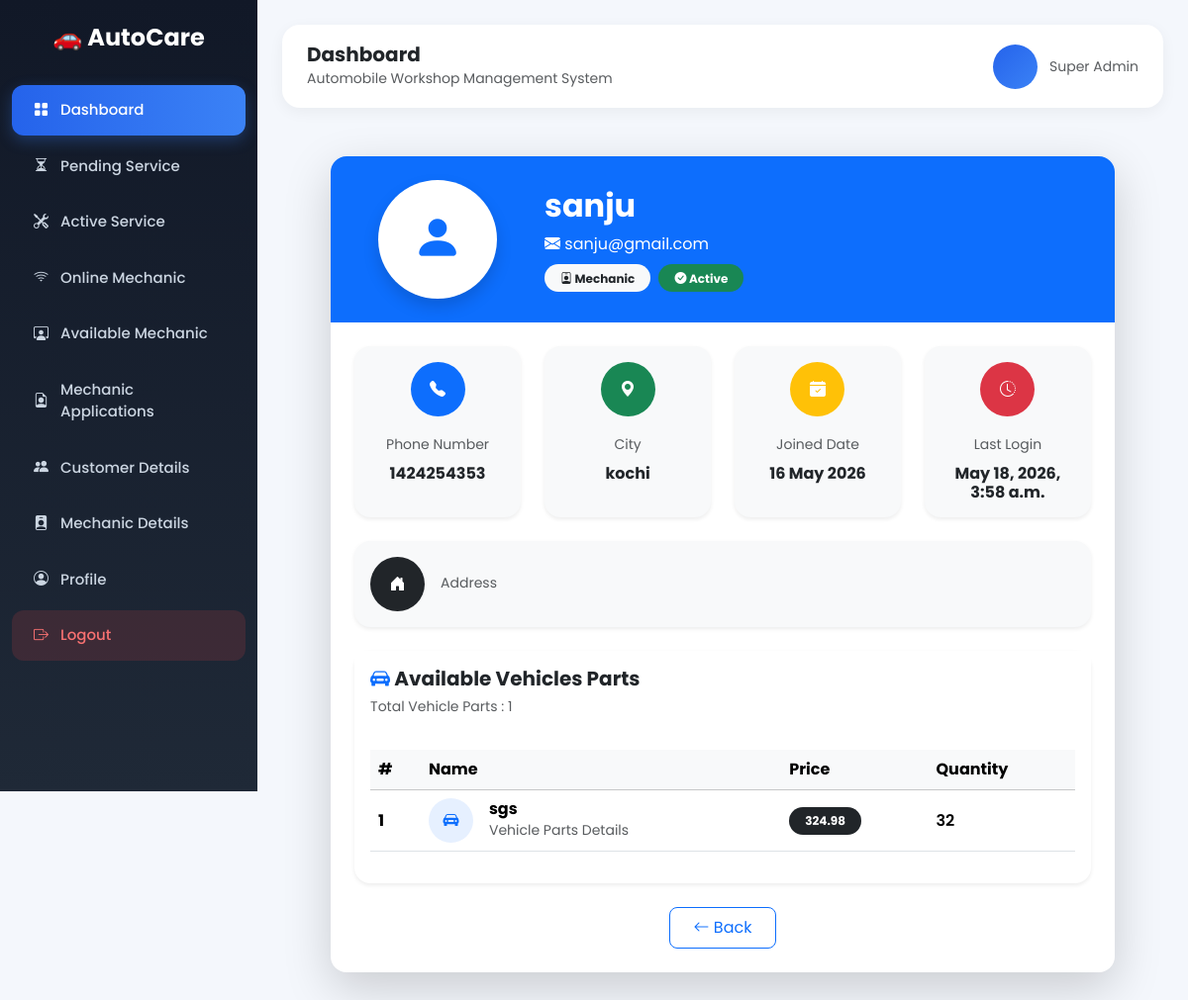
The app's page /superuser/mechanic/4/ (signed in), older data.
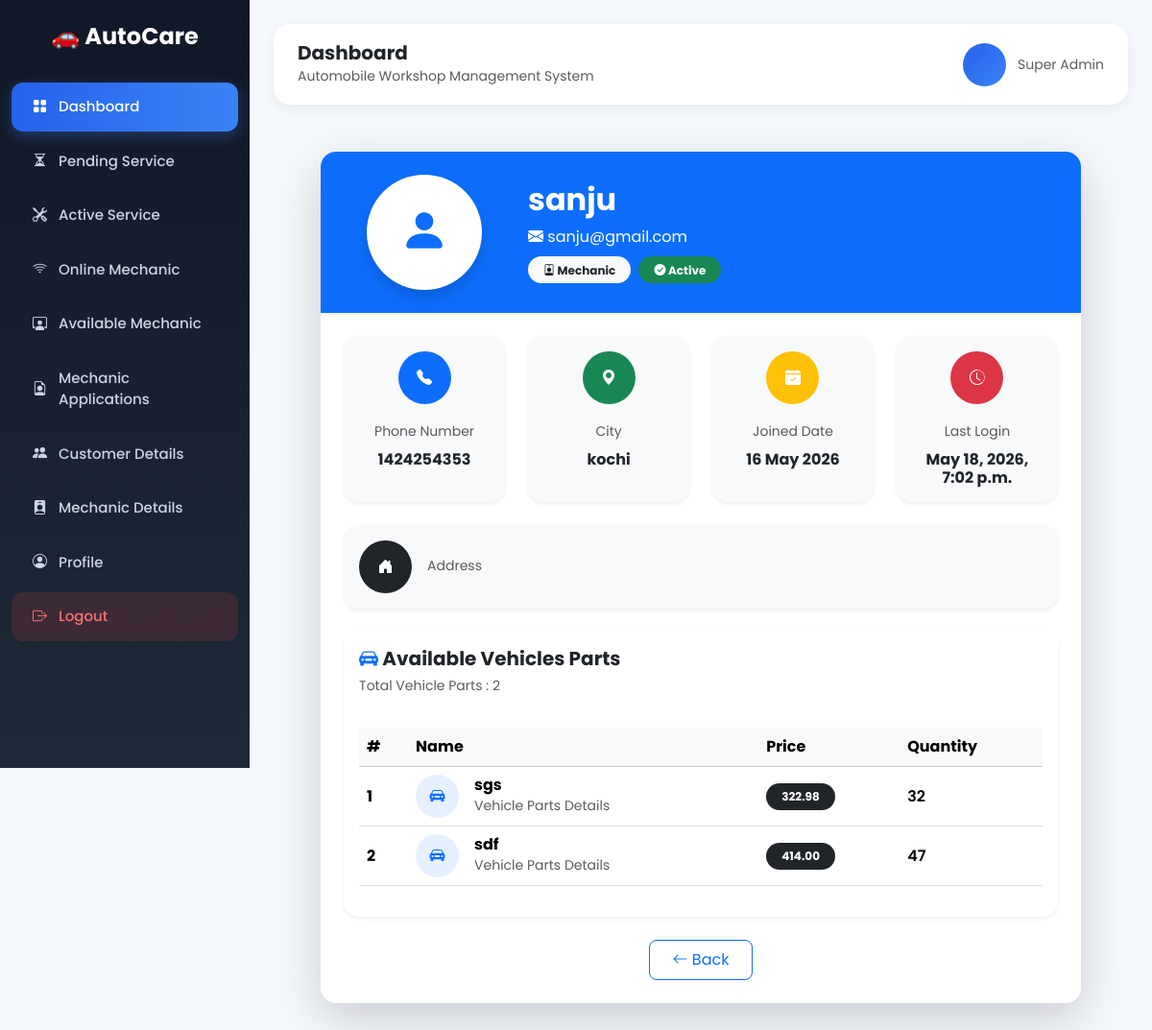
The same page, newer data.
### mechanic/models.py (models this page shows, shortened)
class Mechanic(models.Model):
    name = models.CharField(max_length=255)
    email = models.EmailField(unique=True)
    number = models.CharField(max_length=15)
    address = models.TextField()
    certificate = models.FileField(upload_to='mechanic_certificate/')
    aadhaar = models.TextField(max_length=12)
    experience_certificate = models.FileField(upload_to='mechanic_experience_certificate/', blank=True, null=True)
    city = models.ForeignKey(City, on_delete=models.CASCADE)
    password = models.CharField(max_length=255)
    profile_pic = models.ImageField(upload_to='mechanic_profile_pic/', blank=True, null=True)
    is_valid = models.BooleanField(default=False)
    is_reject = models.BooleanField(default=False)
    last_login_date = models.DateTimeField(blank=True, null=True)
    application_created_at = models.DateTimeField(auto_now_add=True)
    created_at = models.DateTimeField(blank=True, null=True)

class StockManagement(models.Model):
    mechanic = models.ForeignKey(Mechanic, on_delete=models.CASCADE)
    item_name = models.CharField(max_length=255)
    quantity = models.PositiveIntegerField()
    stock_pic = models.ImageField(upload_to='stock_pic/', blank=True, null=True)
    price = models.DecimalField(max_digits=10, decimal_places=2)
    created_at = models.DateTimeField(auto_now_add=True)

### customer/models.py (models this page shows)
class City(models.Model):
    name = models.CharField(max_length=255)
    def __str__(self):
        return self.name

### superuser/views.py (the view)
# urls.py: path('mechanic/<int:id>/', views.mechanic_deatail, name='mechanic_deatail'),
def mechanic_deatail(request, id):
    superuser = check_superuser_access(request)
    if superuser is None:
        return redirect('login_superuser')
    mechanic = get_object_or_404(Mechanic, id=id)
    vehicle_parts = StockManagement.objects.filter(mechanic=mechanic)
    return render(request, 'mechanic_detail.html',{
        'mechanic': mechanic,
        'vehicle_parts': vehicle_parts
    })

### superuser/views.py (called while the page is built)
def check_superuser_access(request):
    super_user_id = request.session.get('super_user_id')
    if not super_user_id:
        return None
    try:
        superuser = Superadmin.objects.get(id=super_user_id)
        return superuser
    except Superadmin.DoesNotExist:
        return None

### superuser/templates/mechanic_detail.html (shortened to what the changed rows need)
{% extends 'base_admin.html' %}
{% block content %}
<div class="container py-4">
    <div class="row justify-content-center">
        <div class="col-lg-11">
            <div class="card border-0 shadow-lg rounded-4 overflow-hidden">
                <div class="bg-primary text-white p-4">
                    <div class="row align-items-center">
                        <div class="col-md-9 mt-4 mt-md-0">
                            <h2 class="fw-bold mb-2">
                                {{ mechanic.name }}
                            </h2>
                            <p class="mb-2">
                                <i class="bi bi-envelope-fill"></i>
                                {{ mechanic.email }}
                            </p>
                            <div class="d-flex flex-wrap gap-2">
                                <span class="badge bg-light text-dark px-3 py-2 rounded-pill">
                                </span>
                                {% if mechanic.is_valid %}
                                    <span class="badge bg-success px-3 py-2 rounded-pill">
                                    </span>
                                {% else %}
                                    <span class="badge bg-danger px-3 py-2 rounded-pill">
                                        <i class="bi bi-x-circle-fill"></i>
                                        Not Active
                                    </span>
                                {% endif %}
                            </div>
                        </div>
                    </div>
                </div>
                <div class="card-body p-4">
                    <div class="row g-4 mb-4">
                        <div class="col-md-6 col-lg-3">
                            <div class="card border-0 bg-light rounded-4 h-100 shadow-sm">
                                <div class="card-body text-center">
                                    <div class="bg-primary text-white rounded-circle d-flex align-items-center justify-content-center mx-auto mb-3"
                                         style="width:55px;height:55px;">
                                        <i class="bi bi-telephone-fill"></i>
                                    </div>
                                    <small class="text-muted">
                                        Phone Number
                                    </small>
                                    <h6 class="fw-bold mt-2 mb-0">
                                        {{ mechanic.number }}
                                    </h6>
                                </div>
                            </div>
                        </div>
                        <div class="col-md-6 col-lg-3">
                            <div class="card border-0 bg-light rounded-4 h-100 shadow-sm">
                                <div class="card-body text-center">
                                    <div class="bg-success text-white rounded-circle d-flex align-items-center justify-content-center mx-auto mb-3"
                                         style="width:55px;height:55px;">
                                        <i class="bi bi-geo-alt-fill"></i>
                                    </div>
                                    <small class="text-muted">
                                        City
                                    </small>
                                    <h6 class="fw-bold mt-2 mb-0">
                                        {{ mechanic.city }}
                                    </h6>
                                </div>
                            </div>
                        </div>
                        <div class="col-md-6 col-lg-3">
                            <div class="card border-0 bg-light rounded-4 h-100 shadow-sm">
                                <div class="card-body text-center">
                                    <div class="bg-warning text-white rounded-circle d-flex align-items-center justify-content-center mx-auto mb-3"
                                         style="width:55px;height:55px;">
                                        <i class="bi bi-calendar-check-fill"></i>
                                    </div>
                                    <small class="text-muted">
                                        Joined Date
                                    </small>
                                    <h6 class="fw-bold mt-2 mb-0">
                                        {{ mechanic.created_at|date:"d M Y" }}
                                    </h6>
                                </div>
                            </div>
                        </div>
                        <div class="col-md-6 col-lg-3">
                            <div class="card border-0 bg-light rounded-4 h-100 shadow-sm">
                                <div class="card-body text-center">
                                    <div class="bg-danger text-white rounded-circle d-flex align-items-center justify-content-center mx-auto mb-3"
                                         style="width:55px;height:55px;">
                                        <i class="bi bi-clock-history"></i>
                                    </div>
                                    <small class="text-muted">
                                        Last Login
                                    </small>
                                    <h6 class="fw-bold mt-2 mb-0">
                                        {{ mechanic.last_login_date|default:"Never Logged In" }}
                                    </h6>
                                </div>
                            </div>
                        </div>
                    </div>
                    <div class="card border-0 shadow-sm rounded-4">
                        <div class="card-header bg-white border-0 py-3">
                            <div class="d-flex justify-content-between align-items-center flex-wrap gap-2">
                                <div>
                                    <h5 class="fw-bold mb-1">
                                        <i class="bi bi-car-front-fill text-primary"></i>
                                        Available Vehicles Parts
                                    </h5>
                                    <small class="text-muted">
                                        Total Vehicle Parts : {{ vehicle_parts|length }}
                                    </small>
                                </div>
                            </div>
                        </div>
                        <div class="card-body">
                            {% if vehicle_parts %}
                            <div class="table-responsive">
                                <table class="table table-hover align-middle">
                                    <thead class="table-light">
                                        <tr>
                                            <th>#</th>
                                            <th>Name</th>
                                            <th>Price</th>
                                            <th>Quantity</th>
                                        </tr>
                                    </thead>
                                    <tbody>
                                        {% for vp in vehicle_parts %}
                                        <tr>
                                            <td class="fw-bold">
                                                {{ forloop.counter }}
                                            </td>
                                            <td>
                                                <div class="d-flex align-items-center">
                                                    <div class="bg-primary bg-opacity-10 text-primary rounded-circle d-flex align-items-center justify-content-center me-3"
                                                         style="width:45px;height:45px;">
                                                        <i class="bi bi-car-front-fill"></i>
                                                    </div>
                                                    <div>
                                                        <h6 class="mb-0 fw-bold">
                                                            {{ vp.item_name }}
                                                        </h6>
                                                        <small class="text-muted">
                                                            Vehicle Parts Details
                                                        </small>
                                                    </div>
                                                </div>
                                            </td>
                                            <td>
                                                <span class="badge bg-dark px-3 py-2 rounded-pill">
                                                    {{ vp.price }}
                                                </span>
                                            </td>
                                            <td>
                                                <span class="fw-semibold">
                                                    {{ vp.quantity }}
                                                </span>
                                            </td>
                                        </tr>
                                        {% endfor %}
                                    </tbody>
                                </table>
                            </div>
                            {% endif %}
                        </div>
                    </div>
                </div>
            </div>
        </div>
    </div>
</div>
{% endblock %}

Row changes from the older to the newer data that the page shows:
changed Mechanic "sanju": last_login_date "May 18, 2026, 3:58 a.m." → "May 18, 2026, 7:02 p.m."
changed StockManagement "sgs": price "324.98" → "322.98"
added StockManagement: item_name "sdf", price "414.00", quantity "47"
Text that changed along with them:
{{ vehicle_parts|length }}: "1" → "2"
